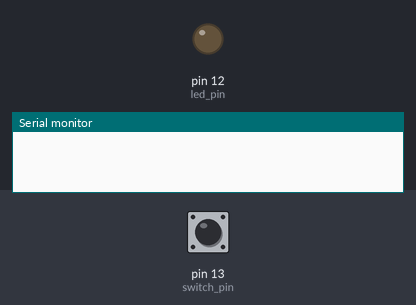
Bench run of a sketch on a simulated Arduino Uno, built with avr-gcc and run on an emulated ATmega328P. Parts: output pins drawn as LEDs (lit = HIGH), the last lines printed to the serial monitor. The inputs (shaded band) are chosen by the test bench; at power-on: pin 13 (switch_pin) LOW.

Above: at 1.2 s.
1.3 s: pin 13 (switch_pin) pulled HIGH for 0.15 s
At 2.1 s:
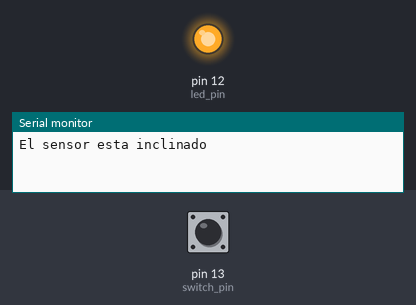
3.8 s: pin 13 (switch_pin) pulled HIGH for 3.2 s
At 8.2 s:
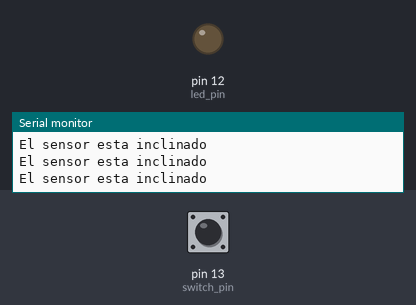
Timing chart, 0 to 9.7 s (numbered marks = the images above; inputs shaded):
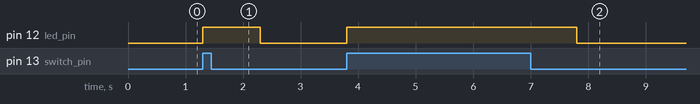

Measured:
- after the input at 1.3 s, pin 12 (led_pin): LOW → HIGH at once, → LOW 1.0 s later
- after the input at 3.8 s, pin 12 (led_pin): LOW → HIGH at once, → LOW 4.0 s later

The sketch:

Inclinacion_Mercurio.ino
```cpp
int led_pin = 12;
int switch_pin = 13;
int val;

void setup() {
  pinMode(led_pin, OUTPUT);
  pinMode(switch_pin, INPUT);
  Serial.begin(9600);
}

void loop() {
  val = digitalRead(switch_pin);
  if(val == HIGH) {
    digitalWrite(led_pin, HIGH);
    Serial.println("El sensor esta inclinado");
    delay(1000);
  } else {
    digitalWrite(led_pin, LOW);
  }
}
```
